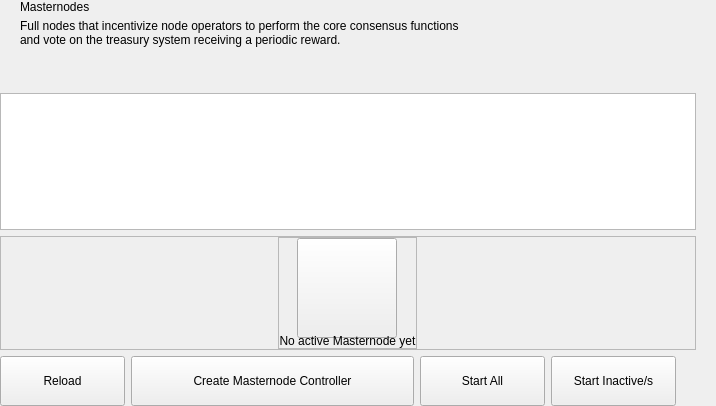
<?xml version="1.0" encoding="UTF-8"?>
<ui version="4.0">
 <class>MasterNodesWidget</class>
 <widget class="QWidget" name="MasterNodesWidget">
  <property name="geometry">
   <rect>
    <x>0</x>
    <y>0</y>
    <width>629</width>
    <height>406</height>
   </rect>
  </property>
  <property name="windowTitle">
   <string>Form</string>
  </property>
  <layout class="QHBoxLayout" name="horizontalLayout_2" stretch="2,1">
   <property name="spacing">
    <number>0</number>
   </property>
   <property name="leftMargin">
    <number>0</number>
   </property>
   <property name="topMargin">
    <number>0</number>
   </property>
   <property name="rightMargin">
    <number>0</number>
   </property>
   <property name="bottomMargin">
    <number>0</number>
   </property>
   <item>
    <widget class="QWidget" name="left" native="true">
     <layout class="QVBoxLayout" name="verticalLayout_3">
      <property name="leftMargin">
       <number>0</number>
      </property>
      <property name="topMargin">
       <number>0</number>
      </property>
      <property name="rightMargin">
       <number>0</number>
      </property>
      <property name="bottomMargin">
       <number>0</number>
      </property>
      <item>
       <layout class="QVBoxLayout" name="verticalLayout_2">
        <property name="spacing">
         <number>6</number>
        </property>
        <item>
         <layout class="QHBoxLayout" name="horizontalLayout_3">
          <property name="spacing">
           <number>0</number>
          </property>
          <property name="leftMargin">
           <number>20</number>
          </property>
          <item>
           <layout class="QVBoxLayout" name="verticalLayout_8">
            <property name="spacing">
             <number>5</number>
            </property>
            <item>
             <widget class="QLabel" name="labelTitle">
              <property name="text">
               <string>Masternodes</string>
              </property>
             </widget>
            </item>
            <item alignment="Qt::AlignTop">
             <widget class="QLabel" name="labelSubtitle1">
              <property name="text">
               <string>Full nodes that incentivize node operators to perform the core consensus functions
and vote on the treasury system receiving a periodic reward.</string>
              </property>
             </widget>
            </item>
           </layout>
          </item>
          <item>
           <spacer name="horizontalSpacer">
            <property name="orientation">
             <enum>Qt::Horizontal</enum>
            </property>
            <property name="sizeHint" stdset="0">
             <size>
              <width>40</width>
              <height>20</height>
             </size>
            </property>
           </spacer>
          </item>
         </layout>
        </item>
        <item>
         <spacer name="verticalSpacer_2">
          <property name="orientation">
           <enum>Qt::Vertical</enum>
          </property>
          <property name="sizeType">
           <enum>QSizePolicy::Fixed</enum>
          </property>
          <property name="sizeHint" stdset="0">
           <size>
            <width>20</width>
            <height>40</height>
           </size>
          </property>
         </spacer>
        </item>
        <item>
         <layout class="QVBoxLayout" name="verticalLayout_6"/>
        </item>
        <item>
         <widget class="QListView" name="listMn">
          <property name="mouseTracking">
           <bool>true</bool>
          </property>
         </widget>
        </item>
        <item>
         <widget class="QFrame" name="emptyContainer">
          <property name="minimumSize">
           <size>
            <width>0</width>
            <height>100</height>
           </size>
          </property>
          <property name="frameShape">
           <enum>QFrame::StyledPanel</enum>
          </property>
          <property name="frameShadow">
           <enum>QFrame::Raised</enum>
          </property>
          <layout class="QVBoxLayout" name="verticalLayout_7" stretch="1,8">
           <property name="spacing">
            <number>0</number>
           </property>
           <property name="leftMargin">
            <number>0</number>
           </property>
           <property name="topMargin">
            <number>0</number>
           </property>
           <property name="rightMargin">
            <number>0</number>
           </property>
           <property name="bottomMargin">
            <number>0</number>
           </property>
           <item>
            <spacer name="verticalSpacer">
             <property name="orientation">
              <enum>Qt::Vertical</enum>
             </property>
             <property name="sizeHint" stdset="0">
              <size>
               <width>20</width>
               <height>20</height>
              </size>
             </property>
            </spacer>
           </item>
           <item alignment="Qt::AlignHCenter|Qt::AlignVCenter">
            <widget class="QFrame" name="emptyScreen">
             <property name="sizePolicy">
              <sizepolicy hsizetype="Expanding" vsizetype="Expanding">
               <horstretch>0</horstretch>
               <verstretch>0</verstretch>
              </sizepolicy>
             </property>
             <property name="frameShape">
              <enum>QFrame::StyledPanel</enum>
             </property>
             <property name="frameShadow">
              <enum>QFrame::Raised</enum>
             </property>
             <layout class="QVBoxLayout" name="verticalLayout">
              <property name="spacing">
               <number>30</number>
              </property>
              <property name="leftMargin">
               <number>0</number>
              </property>
              <property name="topMargin">
               <number>0</number>
              </property>
              <property name="rightMargin">
               <number>0</number>
              </property>
              <property name="bottomMargin">
               <number>0</number>
              </property>
              <item alignment="Qt::AlignHCenter|Qt::AlignVCenter">
               <widget class="QPushButton" name="pushImgEmpty">
                <property name="minimumSize">
                 <size>
                  <width>100</width>
                  <height>100</height>
                 </size>
                </property>
                <property name="maximumSize">
                 <size>
                  <width>100</width>
                  <height>100</height>
                 </size>
                </property>
                <property name="focusPolicy">
                 <enum>Qt::NoFocus</enum>
                </property>
                <property name="text">
                 <string/>
                </property>
                <property name="iconSize">
                 <size>
                  <width>100</width>
                  <height>100</height>
                 </size>
                </property>
               </widget>
              </item>
              <item alignment="Qt::AlignHCenter|Qt::AlignVCenter">
               <widget class="QLabel" name="labelEmpty">
                <property name="styleSheet">
                 <string notr="true"/>
                </property>
                <property name="text">
                 <string>No active Masternode yet</string>
                </property>
                <property name="alignment">
                 <set>Qt::AlignCenter</set>
                </property>
               </widget>
              </item>
             </layout>
            </widget>
           </item>
          </layout>
         </widget>
        </item>
        <item>
         <layout class="QHBoxLayout" name="horizontalLayout_7">
          <property name="rightMargin">
           <number>20</number>
          </property>
          <item>
           <spacer name="horizontalSpacer_5">
            <property name="orientation">
             <enum>Qt::Horizontal</enum>
            </property>
            <property name="sizeType">
             <enum>QSizePolicy::Expanding</enum>
            </property>
            <property name="sizeHint" stdset="0">
             <size>
              <width>40</width>
              <height>20</height>
             </size>
            </property>
           </spacer>
          </item>
          <item>
           <widget class="QPushButton" name="pushButtonReload">
            <property name="minimumSize">
             <size>
              <width>125</width>
              <height>50</height>
             </size>
            </property>
            <property name="maximumSize">
             <size>
              <width>125</width>
              <height>50</height>
             </size>
            </property>
            <property name="focusPolicy">
             <enum>Qt::NoFocus</enum>
            </property>
            <property name="text">
             <string>Reload</string>
            </property>
           </widget>
          </item>
          <item>
           <widget class="QPushButton" name="pushButtonSave">
            <property name="minimumSize">
             <size>
              <width>283</width>
              <height>50</height>
             </size>
            </property>
            <property name="maximumSize">
             <size>
              <width>283</width>
              <height>50</height>
             </size>
            </property>
            <property name="focusPolicy">
             <enum>Qt::NoFocus</enum>
            </property>
            <property name="text">
             <string>Create Masternode Controller</string>
            </property>
           </widget>
          </item>
          <item>
           <widget class="QPushButton" name="pushButtonStartAll">
            <property name="minimumSize">
             <size>
              <width>125</width>
              <height>50</height>
             </size>
            </property>
            <property name="text">
             <string>Start All</string>
            </property>
           </widget>
          </item>
          <item>
           <widget class="QPushButton" name="pushButtonStartMissing">
            <property name="minimumSize">
             <size>
              <width>125</width>
              <height>50</height>
             </size>
            </property>
            <property name="text">
             <string>Start Inactive/s</string>
            </property>
           </widget>
          </item>
         </layout>
        </item>
       </layout>
      </item>
     </layout>
    </widget>
   </item>
   <item>
    <widget class="QWidget" name="right" native="true">
     <layout class="QVBoxLayout" name="verticalLayout_5">
      <property name="leftMargin">
       <number>0</number>
      </property>
      <property name="topMargin">
       <number>0</number>
      </property>
      <property name="rightMargin">
       <number>0</number>
      </property>
      <property name="bottomMargin">
       <number>0</number>
      </property>
      <item>
       <layout class="QVBoxLayout" name="verticalLayout_4">
        <property name="spacing">
         <number>6</number>
        </property>
        <item>
         <widget class="OptionButton" name="btnAbout" native="true">
          <property name="minimumSize">
           <size>
            <width>0</width>
            <height>50</height>
           </size>
          </property>
         </widget>
        </item>
        <item>
         <widget class="OptionButton" name="btnAboutController" native="true">
          <property name="minimumSize">
           <size>
            <width>0</width>
            <height>50</height>
           </size>
          </property>
         </widget>
        </item>
        <item>
         <spacer name="verticalSpacer_5">
          <property name="orientation">
           <enum>Qt::Vertical</enum>
          </property>
          <property name="sizeHint" stdset="0">
           <size>
            <width>20</width>
            <height>40</height>
           </size>
          </property>
         </spacer>
        </item>
       </layout>
      </item>
     </layout>
    </widget>
   </item>
  </layout>
 </widget>
 <customwidgets>
  <customwidget>
   <class>OptionButton</class>
   <extends>QWidget</extends>
   <header>qt/pivx/optionbutton.h</header>
   <container>1</container>
  </customwidget>
 </customwidgets>
 <resources/>
 <connections/>
</ui>
